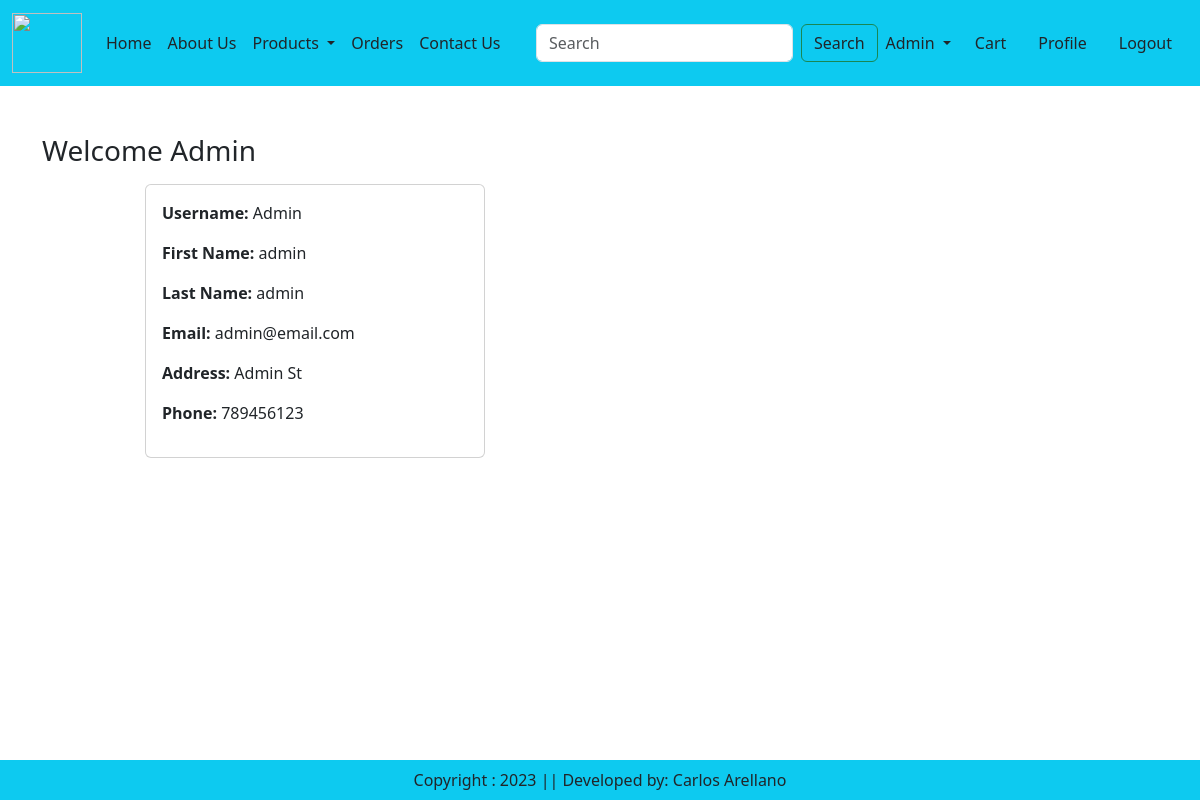
The app's page /profile/3/ (signed in) with its own data.
### app/models.py (models this page shows)
class User(AbstractUser):
    username = models.CharField(max_length=8, null=True)
    first_name = models.CharField(max_length=80, null=True)
    last_name = models.CharField(max_length=100, null=True)
    email = models.EmailField(unique=True, null=True)
    phone = models.CharField(max_length=14, unique=True, null=True)
    address = models.CharField(max_length=150, unique=True, null=True)
    USERNAME_FIELD = 'email'
    REQUIRED_FIELDS = ['username','first_name','last_name', 'phone','address']

### app/views.py (the view)
# urls.py: path('profile/<int:id>/', views.profilePage, name='profile'),
def profilePage(request, id):
    user = User.objects.get(id=id)
    return render(request, 'app/profile.html', locals())

### app/templates/app/profile.html (shortened to what this page needs)
{% extends 'app/base.html' %}
{% load static %}
{% block main-content %}
<div class="container my-5">
  <div class="row">
    <h3 class="text-capitalize">Welcome {{request.user.username}}</h3>
    <div class="col-sm-8 offset-sm-1" >
      <div class="row">
        <div class="col-sm-6">
          <div class="card m-2">
            <div class="card-body">
              <p class="text-capitalize"><b>Username:</b> {{request.user.username}}</p>
              <p><b>First Name:</b> {{request.user.first_name}}</p>
              <p><b>Last Name:</b> {{request.user.last_name}}</p>
              <p><b>Email:</b> {{request.user.email}}</p>
              <p><b>Address:</b> {{request.user.address}}</p>
              <p><b>Phone:</b> {{request.user.phone}}</p>
            </div>
          </div>
        </div>
      </div>
    </div>
  </div>
</div>
{% endblock main-content %}

### app/templates/app/base.html (shortened to what this page needs)
<!DOCTYPE html>
{% load static %}
<html lang="en">
  <head>
    <link
      href="https://cdn.jsdelivr.net/npm/bootstrap@5.3.0/dist/css/bootstrap.min.css"
      rel="stylesheet"
    />
    <link rel="stylesheet" href="{% static 'app/css/all.min.css' %}" />
    <link rel="stylesheet" href="{% static 'app/css/owl.carousel.min.css' %}" />
    <link rel="stylesheet" href="{% static 'app/css/style.css' %}" />
  </head>
  <body>
    <nav class="navbar navbar-expand-lg navbar-dark bg-info">
      <div class="container-fluid">
        <a class="navbar-brand text-dark" href="{% url 'home' %}">
          <img
            src='{% static "app/images/bocha.png" %}'
            width="70"
            height="60"
          />
        </a>
        <div class="collapse navbar-collapse" id="navbarSupportedContent">
          <ul class="navbar-nav me-auto mb-2 mb-lg-0">
            <li class="nav-item">
              <a class="nav-link active text-dark" aria-current="page" href="/"
                >Home</a
              >
            </li>
            <li class="nav-item">
              <a class="nav-link text-dark" href="{% url 'about' %}"
                >About Us</a
              >
            </li>
            <li class="nav-item dropdown">
              <a
                class="nav-link dropdown-toggle text-dark"
                href="#"
                role="button"
                data-bs-toggle="dropdown"
                aria-expanded="false"
              >
                Products
              </a>
            </li>
            {% if request.user.is_authenticated %}
            <li class="nav-item">
              <a class="nav-link text-dark" href="{% url 'orders' %}">Orders</a>
            </li>
            {% endif %}
            <li class="nav-item">
              <a class="nav-link text-dark" href="{% url 'contact' %}"
                >Contact Us</a
              >
            </li>
          </ul>
          <form class="d-flex" role="search">
            <input
              class="form-control me-2"
              type="search"
              placeholder="Search"
              aria-label="Search"
            />
            <button class="btn btn-outline-success text-dark" type="submit">
              Search
            </button>
          </form>
        </div>
        <ul class="navbar-nav me-auto mb-2 mb-lg-0">
          {% if request.user.is_authenticated %}
          <li class="nav-item dropdown">
            <a
              class="nav-link dropdown-toggle text-dark text-capitalize"
              href="#"
              role="button"
              data-bs-toggle="dropdown"
              aria-expanded="false"
            >
              {{request.user.username}}
            </a>
          </li>
          {% endif %}
          <li class="nav-item mx-2">
            <a class="nav-link text-dark" href="{% url 'cart' %}">Cart</a>
          </li>
          {% if request.user.is_authenticated %}
          <li class="nav-item mx-2">
            <a class="nav-link text-dark" href="{% url 'profile' user.id %}"
              >Profile</a
            >
          </li>
          {% else %}
          <li class="nav-item mx-2">
            <a class="nav-link text-dark" href="{% url 'register' %}"
              >Register</a
            >
          </li>
          {% endif %}
          {% if request.user.is_authenticated %}
          <li class="nav-item mx-2">
            <a class="nav-link text-dark" href="{% url 'logout' %}">Logout</a>
          </li>
          {% else %}
          <li class="nav-item mx-2">
            <a class="nav-link text-dark" href="{% url 'login' %}">Login</a>
          </li>
          {% endif %}
        </ul>
      </div>
    </nav>
    {% block main-content%} {% endblock main-content %}
    <footer class="container-fluid bg-info text-center p-2 mt-5 fixed-bottom">
      Copyright : 2023 || Developed by: Carlos Arellano
    </footer>
  </body>
</html>

### records on screen
User: user.username "Admin", user.first_name "admin", user.last_name "admin", user.email "admin@email.com", user.address "Admin St", user.phone "789456123"
